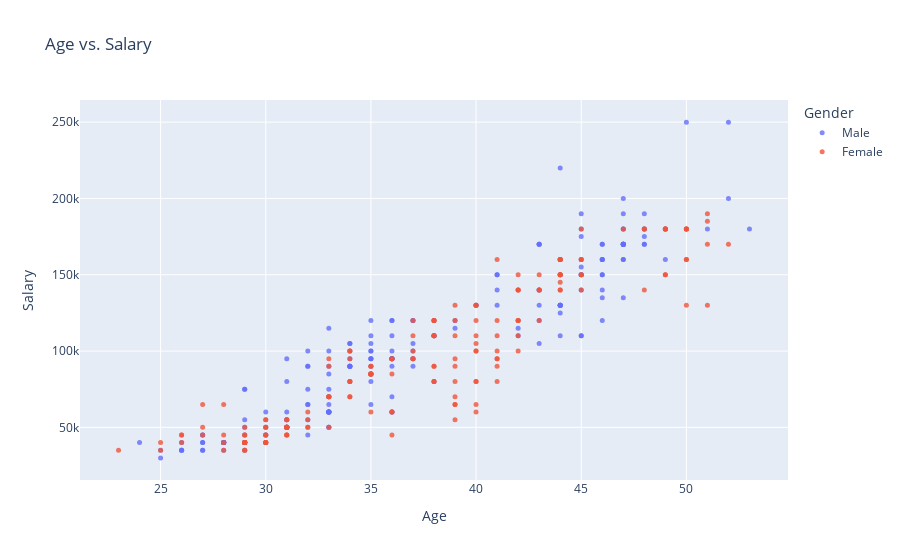

Write notebook code for a chart like this one.
### Markdown cell above
### Age and Salary

Let's visualize the relationship between age and salary using a scatter plot, where each point on the scatter plot would represent one employee. We'll also use values from the gender column to color the points.

### Code cell
fig = px.scatter(data, 
                 x='Age', 
                 y='Salary', 
                 color='Gender', 
                 opacity=0.8, 
                 hover_data=['Job Title'], 
                 title='Age vs. Salary')
fig.update_traces(marker_size=5)
fig.show()

### Figure 1 — Plotly figure (JSON) as saved in the notebook; plotly's stock layout.template omitted (floating-point values rounded to 4 significant figures; data arrays with more than 128 entries replaced by an {"elided": "..."} marker saying what was removed)
{"data": [{"customdata": {"elided": "193x1 str values"}, "hovertemplate": "Gender=Male<br>Age=%{x}<br>Salary=%{y}<br>Job Title=%{customdata[0]}<extra></extra>", "legendgroup": "Male", "marker": {"color": "#636efa", "opacity": 0.8, "size": 5, "symbol": "circle"}, "mode": "markers", "name": "Male", "orientation": "v", "showlegend": true, "type": "scatter", "x": {"elided": "193 int values"}, "xaxis": "x", "y": {"elided": "193 int values"}, "yaxis": "y"}, {"customdata": {"elided": "179x1 str values"}, "hovertemplate": "Gender=Female<br>Age=%{x}<br>Salary=%{y}<br>Job Title=%{customdata[0]}<extra></extra>", "legendgroup": "Female", "marker": {"color": "#EF553B", "opacity": 0.8, "size": 5, "symbol": "circle"}, "mode": "markers", "name": "Female", "orientation": "v", "showlegend": true, "type": "scatter", "x": {"elided": "179 int values"}, "xaxis": "x", "y": {"elided": "179 int values"}, "yaxis": "y"}], "layout": {"legend": {"title": {"text": "Gender"}, "tracegroupgap": 0}, "title": {"text": "Age vs. Salary"}, "xaxis": {"anchor": "y", "domain": [0, 1], "title": {"text": "Age"}}, "yaxis": {"anchor": "x", "domain": [0, 1], "title": {"text": "Salary"}}}}
